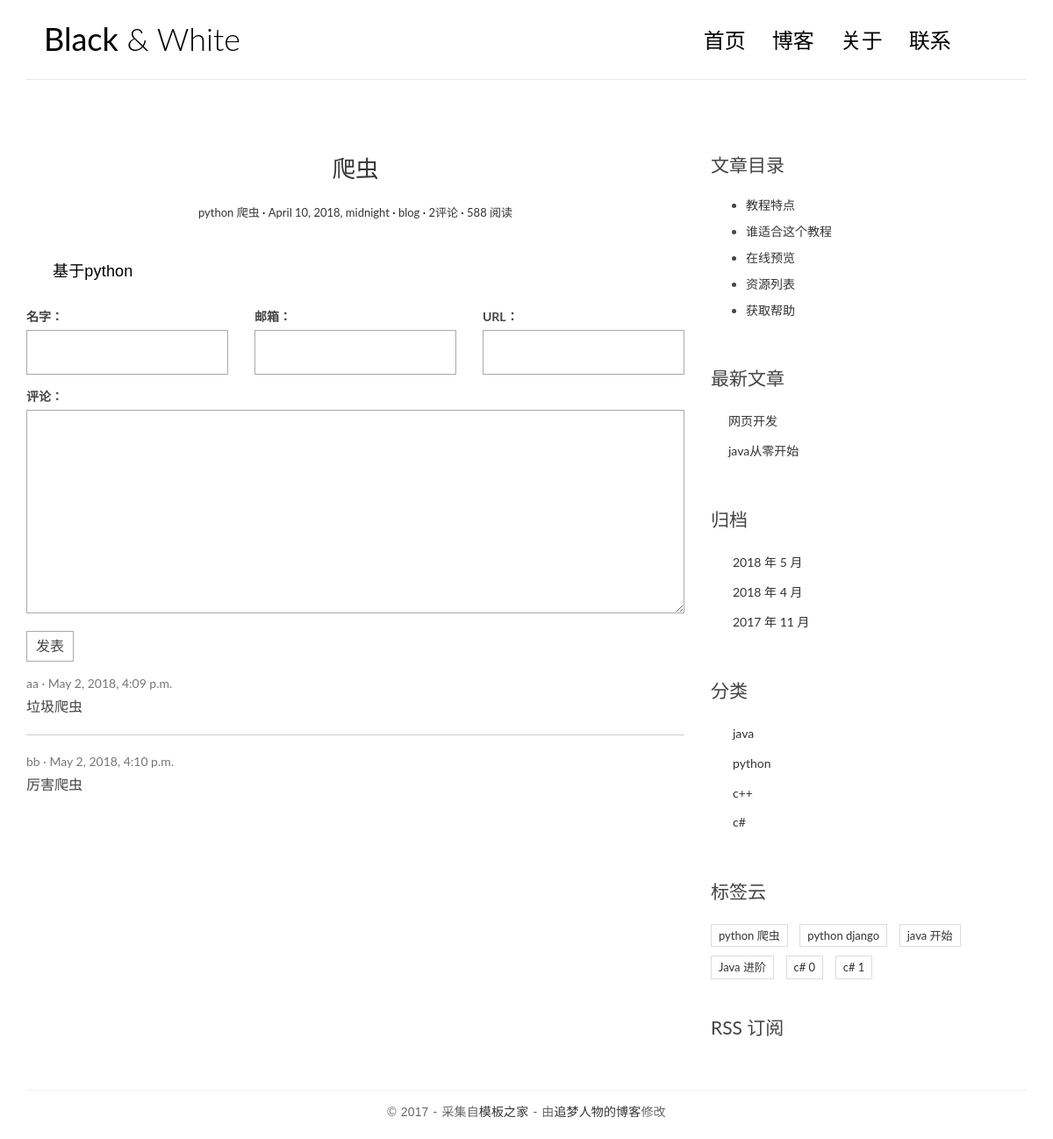
The app's page /post/2/ with its own data.
### blog/models.py (models this page shows, shortened)
class Post(models.Model)    :
    title=models.CharField(max_length=70)
    body=models.TextField()
    created_time=models.DateTimeField()
    modified_time=models.DateTimeField()#最后修改时间
    excerpt=models.CharField(max_length=200,blank=True)#文章摘要
    category=models.ForeignKey(Category,on_delete=models.CASCADE)
    tags=models.ManyToManyField(Tag,blank=True)
    author=models.ForeignKey(User,on_delete=models.CASCADE)
    comments_num=models.IntegerField(default=0)#评论数
    def get_absolute_url(self):
       return  reverse('detail',kwargs={"pk":self.pk})

class Tag(models.Model):
    name=models.CharField(max_length=100)
    def __str__(self):
        return self.name

class Category(models.Model):
    name=models.CharField(max_length=100)

### comments/models.py (models this page shows, shortened)
class Comment(models.Model):
    name = models.CharField(max_length=100)
    email = models.EmailField(max_length=255)
    url = models.URLField(blank=True)
    text = models.TextField()
    created_time = models.DateTimeField(auto_now_add=True)
    post = models.ForeignKey('blog.Post',on_delete=models.CASCADE)

### blog/views.py (the view)
# urls.py: re_path(r'^post/(?P<pk>[0-9]+)/$',views.detail,name="detail"),
def  detail(request,pk):
    post=get_object_or_404(Post,pk=pk)
    post.body = markdown.markdown(post.body,
                                  extensions=[
                                      'markdown.extensions.extra',
                                      'markdown.extensions.codehilite',
                                      'markdown.extensions.toc',
                                  ])
    form = CommentForm()
    comment_list = post.comment_set.all()
    context = {'post': post,
               'form': form,
               'comment_list': comment_list
               }
    return render(request,"blog/detail.html",context=context)

### comments/forms.py
class CommentForm(forms.ModelForm):
    class Meta:
        model=Comment
        fields=['name', 'email', 'url', 'text']

### blog/templatetags/blog_tags.py (called while the page is built)
@register.simple_tag
def get_recent_posts(num=2):
    return Post.objects.all().order_by('-created_time')[:num]

@register.simple_tag
def archives():
    return Post.objects.dates('created_time', 'month', order='DESC')

@register.simple_tag
def get_categories():
    return Category.objects.all()

@register.simple_tag
def get_tags():
    return  Tag.objects.all()

### blog/templates/blog/detail.html (shortened to what this page needs)
  {% extends 'base.html' %}
   {% block  main%}
       <article class="post post-{{ post.pk }}">
                    <header class="entry-header">
                        <h1 class="entry-title">
                            <a href="{{ post.get_absolute_url }}">{{ post.title }}</a>
                        </h1>
                        <div class="entry-meta">
                            <span class="post-category " ><a href="#">{% for tag  in  post.tags.all %}
                                     {{ tag }}
                            {% endfor %}
                            </a></span>
                            <span class="post-date"><a href="#"><time class="entry-date"
                                                                      datetime="{{ post.created_time }}">{{ post.created_time }}</time></a></span>
                            <span class="post-author"><a href="#">{{ post.author }}</a></span>
                            <span class="comments-link"><a href="#">{{ post.comments_num }}评论</a></span>
                            <span class="views-count"><a href="#">588 阅读</a></span>
                        </div>
                    </header>
                    <div class="entry-content clearfix">
                        <p>{{ post.body|safe }}</p>
                    </div>
                </article>
         <article>
           <form action="{% url 'comments:post_comment' post.pk %}" method="post" class="comment-form">
  <div class="row">
    <div class="col-md-4">
      <label for="{{ form.name.id_for_label }}">名字：</label>
      {{ form.name }}
    </div>
    <div class="col-md-4">
      <label for="{{ form.email.id_for_label }}">邮箱：</label>
      {{ form.email }}
    </div>
    <div class="col-md-4">
      <label for="{{ form.url.id_for_label }}">URL：</label>
      {{ form.url }}
    </div>
    <div class="col-md-12">
      <label for="{{ form.text.id_for_label }}">评论：</label>
      {{ form.text }}
      <button type="submit" class="comment-btn">发表</button>
    </div>
  </div>
</form>
</article>
    <ul class="comment-list list-unstyled">
  {% for comment in comment_list %}
  <li class="comment-item">
    <span class="nickname">{{ comment.name }}</span>
    <time class="submit-date">{{ comment.created_time }}</time>
    <div class="text">
      {{ comment.text }}
    </div>
  </li>
  {% empty %}
  暂无评论
  {% endfor %}
</ul>
    {% endblock main %}
   {% block toc %}
    <div class="widget widget-content">
        <h3 class="widget-title">文章目录</h3>
        <ul>
            <li>
                <a href="#">教程特点</a>
            </li>
            <li>
                <a href="#">谁适合这个教程</a>
            </li>
            <li>
                <a href="#">在线预览</a>
            </li>
            <li>
                <a href="#">资源列表</a>
            </li>
            <li>
                <a href="#">获取帮助</a>
            </li>
        </ul>
    </div>
{% endblock toc %}

### blog/templates/base.html (shortened to what this page needs)
<!DOCTYPE html>
{% load staticfiles %}
{% load blog_tags %}
<html>
<head>
    <link rel="stylesheet" href="{% static 'blog/css/bootstrap.min.css'  %}">
    <link rel="stylesheet" href="http://code.ionicframework.com/ionicons/2.0.1/css/ionicons.min.css">
    <link rel="stylesheet" href="{% static 'blog/css/pace.css' %}">
    <link rel="stylesheet" href="{% static 'blog/css/custom.css' %}">
      <link rel="stylesheet" href="{% static 'blog/css/highlights/github.css' %}">
</head>
<body>
<div class="container">
    <header id="site-header">
        <div class="row">
            <div class="col-md-4 col-sm-5 col-xs-8">
                <div class="logo">
                    <h1><a href="{% url "index" %}"><b>Black</b> &amp; White</a></h1>
                </div>
            </div>
            <div class="col-md-8 col-sm-7 col-xs-4">
                <nav class="main-nav" role="navigation">
                    <div class="collapse navbar-collapse" id="bs-example-navbar-collapse-1">
                        <ul class="nav navbar-nav navbar-right">
                            <li class="cl-effect-11"><a href="{% url "index" %}" data-hover="首页">首页</a></li>
                            <li class="cl-effect-11"><a href="full-width.html" data-hover="博客">博客</a></li>
                            <li class="cl-effect-11"><a href="about.html" data-hover="关于">关于</a></li>
                            <li class="cl-effect-11"><a href="contact.html" data-hover="联系">联系</a></li>
                        </ul>
                    </div>
                </nav>
            </div>
        </div>
    </header>
</div>
<div class="content-body">
    <div class="container">
        <div class="row">
            <main class="col-md-8">
                      {% block main %}
                      {% endblock main %}
            </main>
            <aside class="col-md-4">
                 {% block toc %}
                 {% endblock toc %}
                <div class="widget widget-recent-posts">
                    <h3 class="widget-title">最新文章</h3>
                    {% get_recent_posts as recent_post_list %}
                    <ul>
                          {% for post  in recent_post_list %}
                         <li>
                                <a href="{{ post.get_absolute_url }}">{{ post.title }}</a>
                         </li>
                          {% empty %}
                          暂无文章！
                         {% endfor %}
                    </ul>
                </div>
                <div class="widget widget-archives">
                    <h3 class="widget-title">归档</h3>
                {% archives as date_list %}
              <ul>
               {% for date in date_list %}
                    <li>
                   <a href="{% url 'archives' date.year date.month %}">{{ date.year }} 年 {{ date.month }} 月</a>
                   </li>
                {% empty %}
                 暂无归档！
                {% endfor %}
  </ul>
                </div>
                <div class="widget widget-category">
                    <h3 class="widget-title">分类</h3>
  {% get_categories as category_list %}
  <ul>
    {% for category in category_list %}
    <li>
      <a href="{% url 'category' category.pk %}">{{ category.name }} </a>
    </li>
    {% empty %}
    暂无分类！
    {% endfor %}
  </ul>
                </div>
                <div class="widget widget-tag-cloud">
                    <h3 class="widget-title">标签云</h3>
                    {% get_tags as tag_list %}
                    <ul>
                        {% for tag in tag_list %}
                        <li>
                            <a href="#">{{ tag.name }}</a>
                        </li>
                        {% empty %}
                        暂无标签！
                        {% endfor %}
                    </ul>
                </div>
                <div class="rss">
                    <a href=""> RSS 订阅</a>
                </div>
            </aside>
        </div>
    </div>
</div>
<footer id="site-footer">
    <div class="container">
        <div class="row">
            <div class="col-md-12">
                <p class="copyright">&copy 2017 - 采集自<a href="http://www.cssmoban.com/"
                                                        target="_blank" title="模板之家">模板之家</a>
                    - 由<a href="http://zmrenwu.com/" title="网页模板" target="_blank">追梦人物的博客</a>修改
                </p>
            </div>
        </div>
    </div>
</footer>
</body>
</html>

### blog/static/blog/css/custom.css (style rules this page uses)
* { outline: none; }
h1, h2, h3, h4, h5, h6 { margin-top: 0; }
b { font-weight: 400; }
a { color: #333; }
body { color: #444; font-family: 'Lato', sans-serif; }
p { font-family: 'Ubuntu', sans-serif; font-weight: 400; word-spacing: 1px; letter-spacing: 0.01em; }
#site-header { background-color: #FFF; padding: 25px 20px; margin-bottom: 40px; border-bottom: 1px solid #e7e7e7; }
.logo h1 a { color: #000; }
.logo h1 { margin: 0; font-family: 'Lato', sans-serif; font-weight: 300; }
.main-nav { margin-top: 11px; max-width: 95%; }
.main-nav a { color: #000000 !important; padding: 0 0 5px 0 !important; margin-right: 30px; font-family: 'Lato', sans-serif; font-weight: 300; font-size: 24px; }
.cl-effect-11 a { padding: 10px 0; color: #0972b4; text-shadow: none; }
.cl-effect-11 a::before { position: absolute; top: 0; left: 0; overflow: hidden; padding: 0 0 5px 0 !important; max-width: 0; border-bottom: 1px solid #000; color: #000; content: attr(data-hover); white-space: nowrap; -webkit-transition: max-width 0.5s; -moz-transition: max-width 0.5s; transition: max-width 0.5s; }
.content-body { padding-bottom: 4em; }
.post { background: #fff; padding: 30px 30px 0; }
.entry-title { text-align: center; font-size: 1.9em; margin-bottom: 20px; line-height: 1.6; padding: 10px 20px 0; }
.entry-meta { text-align: center; color: #DDDDDD; font-size: 13px; margin-bottom: 30px; }
.entry-content { font-size: 18px; line-height: 1.9; font-weight: 300; color: #000; }
.post-category::after, .post-date::after, .post-author::after, .comments-link::after { content: ' ·'; color: #000; }
.widget { background: #fff; padding: 30px 0 0; }
.widget-title { font-size: 1.5em; margin-bottom: 20px; line-height: 1.6; padding: 10px 0 0; font-weight: 400; }
.widget-recent-posts ul { padding: 0; margin: 0; padding-left: 20px; }
.widget-recent-posts ul li { list-style-type: none; position: relative; line-height: 170%; margin-bottom: 10px; }
.widget-recent-posts ul li::before { content: '\f3d3'; font-family: "Ionicons"; position: absolute; left: -17px; top: 3px; font-size: 16px; color: #000; }
.widget-archives ul { padding: 0; margin: 0; padding-left: 25px; }
.widget-archives ul li { list-style-type: none; position: relative; line-height: 170%; margin-bottom: 10px; }
.widget-archives ul li::before { content: '\f3f3'; font-family: "Ionicons"; position: absolute; left: -25px; top: 1px; font-size: 16px; color: #000; }
.widget-category ul { padding: 0; margin: 0; padding-left: 25px; }
.widget-category ul li { list-style-type: none; position: relative; line-height: 170%; margin-bottom: 10px; }
.widget-category ul li::before { content: '\f3fe'; font-family: "Ionicons"; position: absolute; left: -25px; top: 1px; font-size: 18px; color: #000; }
.widget-tag-cloud ul { padding: 0; margin: 0; margin-right: -10px; }
.widget-tag-cloud ul li { list-style-type: none; font-size: 13px; display: inline-block; margin-right: 10px; margin-bottom: 10px; padding: 3px 8px; border: 1px solid #ddd; }
.widget-content ul li { margin-bottom: 10px; }
.rss { font-size: 21px; margin-top: 30px; }
.rss a { color: #444; }
#site-footer { padding-top: 10px; padding: 0 0 1.5em 0; }
.copyright { text-align: center; padding-top: 1em; margin: 0; border-top: 1px solid #eee; color: #666; }
.contact-form input, .comment-form input { border: 1px solid #aaa; margin-bottom: 15px; width: 100%; padding: 15px 15px; font-size: 16px; line-height: 100%; transition: 0.4s border-color linear; }
.contact-form textarea, .comment-form textarea { border: 1px solid #aaa; margin-bottom: 15px; width: 100%; padding: 15px 15px; font-size: 16px; line-height: 20px !important; min-height: 183px; transition: 0.4s border-color linear; }
.comment-form { margin-top: 15px; }
.comment-form .comment-btn { background-color: #fff; border: 1px solid #aaa; font-size: 16px; padding: 5px 10px; }
.comment-list { margin-top: 15px; }
.comment-item:not(:last-child) { border-bottom: 1px #ccc solid; margin-bottom: 20px; padding-bottom: 20px; }
.comment-item .nickname, .comment-item .submit-date { color: #777; font-size: 14px; }
.comment-item .nickname:after { content: ' ·'; }
.comment-item .text { padding-top: 5px; font-size: 16px; }

### records on screen
Post: title "爬虫", created_time "April 10, 2018, midnight", author "blog", comments_num "2", body "基于python"
Tag: name "python 爬虫"
Comment: name "aa", created_time "May 2, 2018, 4:09 p.m.", text "垃圾爬虫"
Comment: name "bb", created_time "May 2, 2018, 4:10 p.m.", text "厉害爬虫"
Post: title "网页开发"
Post: title "java从零开始"
Category: name "java"
Category: name "python"
Category: name "c++"
Category: name "c#"
Tag: name "python django"
Tag: name "java 开始"
Tag: name "Java 进阶"
Tag: name "c# 0"
Tag: name "c# 1"

### other values on screen
{{ date.year }} "2018" "2018" "2017"
{{ date.month }} "5" "4" "11"
